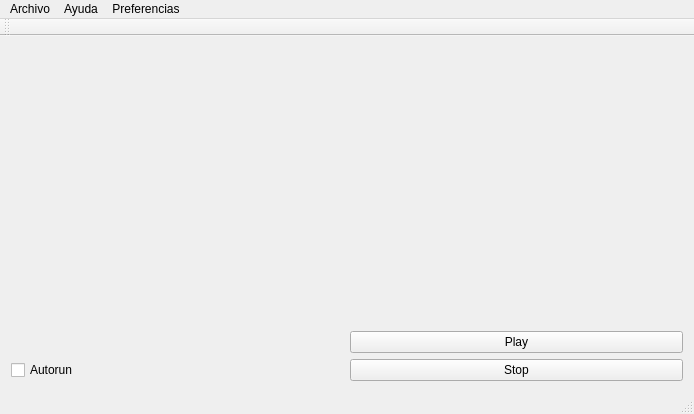
<?xml version="1.0" encoding="UTF-8"?>
<ui version="4.0">
 <class>MainWindow</class>
 <widget class="QMainWindow" name="MainWindow">
  <property name="enabled">
   <bool>true</bool>
  </property>
  <property name="geometry">
   <rect>
    <x>0</x>
    <y>0</y>
    <width>694</width>
    <height>414</height>
   </rect>
  </property>
  <property name="sizePolicy">
   <sizepolicy hsizetype="Expanding" vsizetype="Expanding">
    <horstretch>0</horstretch>
    <verstretch>0</verstretch>
   </sizepolicy>
  </property>
  <property name="windowTitle">
   <string>MainWindow</string>
  </property>
  <widget class="QWidget" name="centralWidget">
   <layout class="QGridLayout" name="gridLayout">
    <item row="3" column="1">
     <widget class="QPushButton" name="Stop">
      <property name="text">
       <string>Stop</string>
      </property>
     </widget>
    </item>
    <item row="2" column="1">
     <widget class="QPushButton" name="Play">
      <property name="text">
       <string>Play</string>
      </property>
     </widget>
    </item>
    <item row="3" column="0">
     <widget class="QCheckBox" name="checkBox">
      <property name="text">
       <string>Autorun</string>
      </property>
     </widget>
    </item>
    <item row="0" column="0" colspan="2">
     <widget class="QLabel" name="label">
      <property name="sizePolicy">
       <sizepolicy hsizetype="Expanding" vsizetype="Preferred">
        <horstretch>0</horstretch>
        <verstretch>0</verstretch>
       </sizepolicy>
      </property>
      <property name="text">
       <string/>
      </property>
      <property name="scaledContents">
       <bool>true</bool>
      </property>
     </widget>
    </item>
   </layout>
  </widget>
  <widget class="QMenuBar" name="menuBar">
   <property name="geometry">
    <rect>
     <x>0</x>
     <y>0</y>
     <width>694</width>
     <height>20</height>
    </rect>
   </property>
   <widget class="QMenu" name="menuArchivo">
    <property name="title">
     <string>Archivo</string>
    </property>
    <addaction name="actionAbrir"/>
    <addaction name="actionCapturar_desde_WebCam"/>
    <addaction name="actionParar_Captura"/>
   </widget>
   <widget class="QMenu" name="menuAyuda">
    <property name="title">
     <string>Ayuda</string>
    </property>
    <addaction name="actionAcerca_de"/>
   </widget>
   <widget class="QMenu" name="menuPreferencias">
    <property name="title">
     <string>Preferencias</string>
    </property>
    <addaction name="actionSeleccionar_Camara"/>
    <addaction name="actionCambiar_IP_Puerto"/>
   </widget>
   <addaction name="menuArchivo"/>
   <addaction name="menuAyuda"/>
   <addaction name="menuPreferencias"/>
  </widget>
  <widget class="QToolBar" name="mainToolBar">
   <attribute name="toolBarArea">
    <enum>TopToolBarArea</enum>
   </attribute>
   <attribute name="toolBarBreak">
    <bool>false</bool>
   </attribute>
  </widget>
  <widget class="QStatusBar" name="statusBar"/>
  <action name="actionAbrir">
   <property name="text">
    <string>Abrir</string>
   </property>
   <property name="shortcut">
    <string>Ctrl+A</string>
   </property>
  </action>
  <action name="actionAcerca_de">
   <property name="text">
    <string>Acerca de...</string>
   </property>
  </action>
  <action name="actionCapturar_desde_WebCam">
   <property name="text">
    <string>Capturar desde WebCam</string>
   </property>
  </action>
  <action name="actionSeleccionar_Camara">
   <property name="text">
    <string>Seleccionar Camara</string>
   </property>
  </action>
  <action name="actionCambiar_IP_Puerto">
   <property name="text">
    <string>Cambiar IP/Puerto</string>
   </property>
  </action>
  <action name="actionParar_Captura">
   <property name="text">
    <string>Parar Captura</string>
   </property>
  </action>
 </widget>
 <layoutdefault spacing="6" margin="11"/>
 <resources/>
 <connections/>
</ui>
